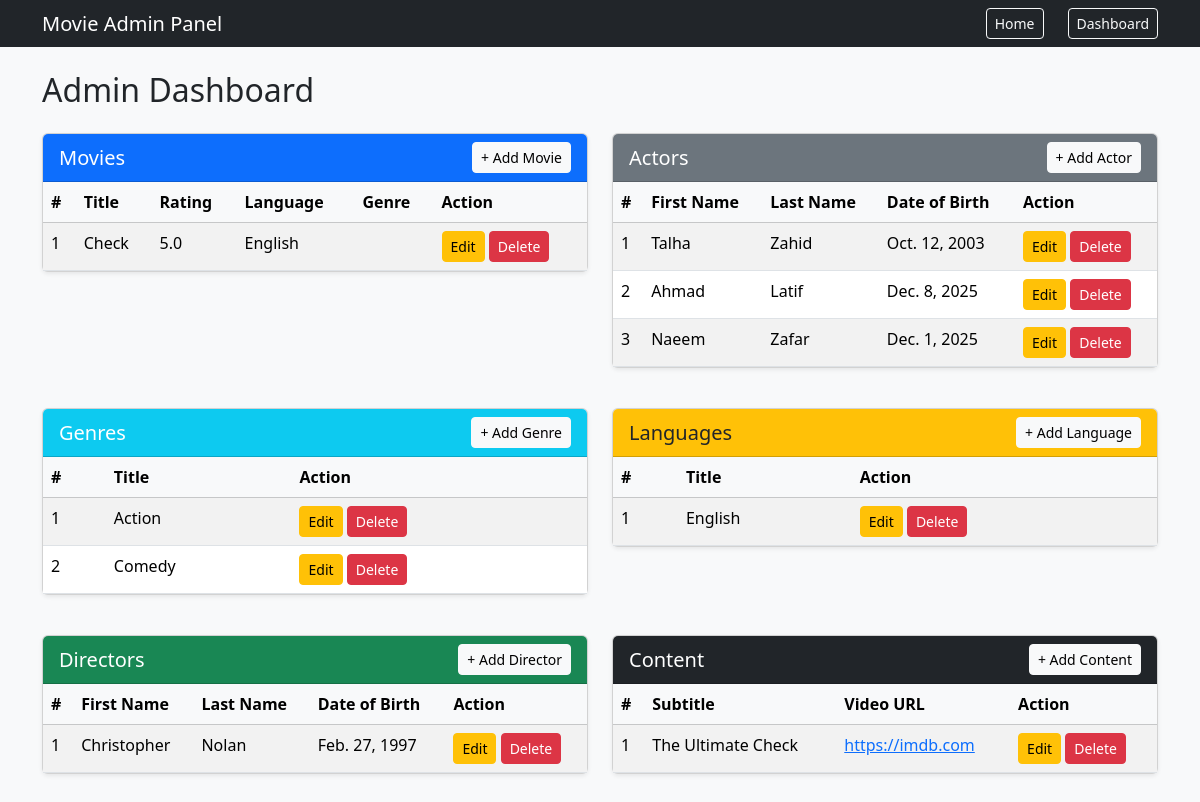
The page /dashboard/ (signed in) on the database its author committed.
### firstapp/models.py (models this page shows, shortened)
class Movie(models.Model):
    title = models.CharField(max_length=100)
    description = models.TextField()
    rating = models.FloatField()
    actors = models.ManyToManyField(Actor)
    language = models.ForeignKey(Language, on_delete=models.CASCADE)
    directors = models.ManyToManyField(Director)  # Changed from ForeignKey to ManyToManyField
    poster = models.ImageField(upload_to='posters/', null=True, blank=True)
    content = models.ForeignKey(Content, on_delete=models.CASCADE, null=True, blank=True)
    genres = models.ManyToManyField(Genre)  # Changed from ForeignKey to ManyToManyField
    release_date = models.DateField()

class Language(models.Model):
    title = models.CharField(max_length=30)

class Actor(models.Model):
    first_name = models.CharField(max_length=30)    #Char field for short text and TextField for long text(unlimited length)
    last_name = models.CharField(max_length=30)
    date_of_birth = models.DateField()

class Genre(models.Model):
    title = models.CharField(max_length=50)

class Director(models.Model):
    first_name = models.CharField(max_length=30)
    last_name = models.CharField(max_length=30)
    date_of_birth = models.DateField()

class Content(models.Model):
    subtitle = models.CharField(max_length=100)
    video_url = models.URLField()

### firstapp/views.py (the view)
# urls.py: path('dashboard/', views.dashboard, name='dashboard'),
@login_required(login_url='signin')
def dashboard(request):
    movies = Movie.objects.all()
    actors = Actor.objects.all()
    genres = Genre.objects.all()
    languages = Language.objects.all()
    directors = Director.objects.all()
    contents = Content.objects.all()
    context = {
        'movies': movies,
        'actors': actors,
        'genres': genres,
        'languages': languages,
        'directors': directors,
        'contents': contents,
    }
    return render(request, 'dashboard.html', context)

### firstapp/templates/dashboard.html (shortened to what this page needs)
{% extends "base.html" %}
{% block content %}
<h2 class="mb-4">Admin Dashboard</h2>
<div class="row mb-4">
    <div class="col-md-6 mb-3">
        <div class="card shadow-sm">
            <div class="card-header bg-primary text-white d-flex justify-content-between align-items-center">
                <h5 class="mb-0">Movies</h5>
                <a href="{% url 'movie_create' %}" class="btn btn-sm btn-light">+ Add Movie</a>
            </div>
            <div class="card-body p-0">
                <div class="table-responsive">
                    <table class="table table-striped mb-0">
                        <thead class="table-light">
                            <tr>
                                <th>#</th>
                                <th>Title</th>
                                <th>Rating</th>
                                <th>Language</th>
                                <th>Genre</th>
                                <th>Action</th>
                            </tr>
                        </thead>
                        <tbody>
                            {% for movie in movies %}
                            <tr>
                                <td>{{ forloop.counter }}</td>
                                <td>{{ movie.title }}</td>
                                <td>{{ movie.rating }}</td>
                                <td>{{ movie.language.title }}</td>
                                <td>{{ movie.genre.title }}</td>
                                <td>
                                    <a href="{% url 'movie_edit' movie.id %}" class="btn btn-sm btn-warning">Edit</a>
                                    <a href="{% url 'movie_delete' movie.id %}" class="btn btn-sm btn-danger"
                                       onclick="return confirm('Are you sure you want to delete this movie?');">
                                        Delete
                                    </a>
                                </td>
                            </tr>
                            {% empty %}
                            <tr>
                                <td colspan="6" class="text-center">No movies found.</td>
                            </tr>
                            {% endfor %}
                        </tbody>
                    </table>
                </div>
            </div>
        </div>
    </div>
    <div class="col-md-6 mb-3">
        <div class="card shadow-sm">
            <div class="card-header bg-secondary text-white d-flex justify-content-between align-items-center">
                <h5 class="mb-0">Actors</h5>
                <a href="{% url 'actor_create' %}" class="btn btn-sm btn-light">+ Add Actor</a>
            </div>
            <div class="card-body p-0">
                <div class="table-responsive">
                    <table class="table table-striped mb-0">
                        <thead class="table-light">
                            <tr>
                                <th>#</th>
                                <th>First Name</th>
                                <th>Last Name</th>
                                <th>Date of Birth</th>
                                <th>Action</th>
                            </tr>
                        </thead>
                        <tbody>
                            {% for actor in actors %}
                            <tr>
                                <td>{{ forloop.counter }}</td>
                                <td>{{ actor.first_name }}</td>
                                <td>{{ actor.last_name }}</td>
                                <td>{{ actor.date_of_birth }}</td>
                                <td>
                                    <a href="{% url 'actor_edit' actor.id %}" class="btn btn-sm btn-warning">Edit</a>
                                    <a href="{% url 'actor_delete' actor.id %}" class="btn btn-sm btn-danger"
                                       onclick="return confirm('Delete this actor?');">
                                        Delete
                                    </a>
                                </td>
                            </tr>
                            {% empty %}
                            <tr>
                                <td colspan="5" class="text-center">No actors found.</td>
                            </tr>
                            {% endfor %}
                        </tbody>
                    </table>
                </div>
            </div>
        </div>
    </div>
</div>
<div class="row mb-4">
    <div class="col-md-6 mb-3">
        <div class="card shadow-sm">
            <div class="card-header bg-info text-white d-flex justify-content-between align-items-center">
                <h5 class="mb-0">Genres</h5>
                <a href="{% url 'genre_create' %}" class="btn btn-sm btn-light">+ Add Genre</a>
            </div>
            <div class="card-body p-0">
                <div class="table-responsive">
                    <table class="table table-striped mb-0">
                        <thead class="table-light">
                            <tr>
                                <th>#</th>
                                <th>Title</th>
                                <th>Action</th>
                            </tr>
                        </thead>
                        <tbody>
                            {% for genre in genres %}
                            <tr>
                                <td>{{ forloop.counter }}</td>
                                <td>{{ genre.title }}</td>
                                <td>
                                    <a href="{% url 'genre_edit' genre.id %}" class="btn btn-sm btn-warning">Edit</a>
                                    <a href="{% url 'genre_delete' genre.id %}" class="btn btn-sm btn-danger"
                                       onclick="return confirm('Delete this genre?');">
                                        Delete
                                    </a>
                                </td>
                            </tr>
                            {% empty %}
                            <tr>
                                <td colspan="3" class="text-center">No genres found.</td>
                            </tr>
                            {% endfor %}
                        </tbody>
                    </table>
                </div>
            </div>
        </div>
    </div>
    <div class="col-md-6 mb-3">
        <div class="card shadow-sm">
            <div class="card-header bg-warning text-dark d-flex justify-content-between align-items-center">
                <h5 class="mb-0">Languages</h5>
                <a href="{% url 'language_create' %}" class="btn btn-sm btn-light">+ Add Language</a>
            </div>
            <div class="card-body p-0">
                <div class="table-responsive">
                    <table class="table table-striped mb-0">
                        <thead class="table-light">
                            <tr>
                                <th>#</th>
                                <th>Title</th>
                                <th>Action</th>
                            </tr>
                        </thead>
                        <tbody>
                            {% for language in languages %}
                            <tr>
                                <td>{{ forloop.counter }}</td>
                                <td>{{ language.title }}</td>
                                <td>
                                    <a href="{% url 'language_edit' language.id %}" class="btn btn-sm btn-warning">Edit</a>
                                    <a href="{% url 'language_delete' language.id %}" class="btn btn-sm btn-danger"
                                       onclick="return confirm('Delete this language?');">
                                        Delete
                                    </a>
                                </td>
                            </tr>
                            {% empty %}
                            <tr>
                                <td colspan="3" class="text-center">No languages found.</td>
                            </tr>
                            {% endfor %}
                        </tbody>
                    </table>
                </div>
            </div>
        </div>
    </div>
</div>
<div class="row mb-4">
    <div class="col-md-6 mb-3">
        <div class="card shadow-sm">
            <div class="card-header bg-success text-white d-flex justify-content-between align-items-center">
                <h5 class="mb-0">Directors</h5>
                <a href="{% url 'director_create' %}" class="btn btn-sm btn-light">+ Add Director</a>
            </div>
            <div class="card-body p-0">
                <div class="table-responsive">
                    <table class="table table-striped mb-0">
                        <thead class="table-light">
                            <tr>
                                <th>#</th>
                                <th>First Name</th>
                                <th>Last Name</th>
                                <th>Date of Birth</th>
                                <th>Action</th>
                            </tr>
                        </thead>
                        <tbody>
                            {% for director in directors %}
                            <tr>
                                <td>{{ forloop.counter }}</td>
                                <td>{{ director.first_name }}</td>
                                <td>{{ director.last_name }}</td>
                                <td>{{ director.date_of_birth }}</td>
                                <td>
                                    <a href="{% url 'director_edit' director.id %}" class="btn btn-sm btn-warning">Edit</a>
                                    <a href="{% url 'director_delete' director.id %}" class="btn btn-sm btn-danger"
                                       onclick="return confirm('Delete this director?');">
                                        Delete
                                    </a>
                                </td>
                            </tr>
                            {% empty %}
                            <tr>
                                <td colspan="5" class="text-center">No directors found.</td>
                            </tr>
                            {% endfor %}
                        </tbody>
                    </table>
                </div>
            </div>
        </div>
    </div>
    <div class="col-md-6 mb-3">
        <div class="card shadow-sm">
            <div class="card-header bg-dark text-white d-flex justify-content-between align-items-center">
                <h5 class="mb-0">Content</h5>
                <a href="{% url 'content_create' %}" class="btn btn-sm btn-light">+ Add Content</a>
            </div>
            <div class="card-body p-0">
                <div class="table-responsive">
                    <table class="table table-striped mb-0">
                        <thead class="table-light">
                            <tr>
                                <th>#</th>
                                <th>Subtitle</th>
                                <th>Video URL</th>
                                <th>Action</th>
                            </tr>
                        </thead>
                        <tbody>
                            {% for c in contents %}
                            <tr>
                                <td>{{ forloop.counter }}</td>
                                <td>{{ c.subtitle }}</td>
                                <td>
                                    <a href="{{ c.video_url }}" target="_blank">
                                        {{ c.video_url|truncatechars:30 }}
                                    </a>
                                </td>
                                <td>
                                    <a href="{% url 'content_edit' c.id %}" class="btn btn-sm btn-warning">Edit</a>
                                    <a href="{% url 'content_delete' c.id %}" class="btn btn-sm btn-danger"
                                       onclick="return confirm('Delete this content?');">
                                        Delete
                                    </a>
                                </td>
                            </tr>
                            {% empty %}
                            <tr>
                                <td colspan="4" class="text-center">No content found.</td>
                            </tr>
                            {% endfor %}
                        </tbody>
                    </table>
                </div>
            </div>
        </div>
    </div>
</div>
{% endblock %}

### rows shown on the page
Movie: title "Check", rating "5.0", language "English"
Actor: first_name "Talha", last_name "Zahid", date_of_birth "Oct. 12, 2003"
Actor: first_name "Ahmad", last_name "Latif", date_of_birth "Dec. 8, 2025"
Actor: first_name "Naeem", last_name "Zafar", date_of_birth "Dec. 1, 2025"
Genre: title "Action"
Genre: title "Comedy"
Language: title "English"
Director: first_name "Christopher", last_name "Nolan", date_of_birth "Feb. 27, 1997"
Content: subtitle "The Ultimate Check", video_url "https://imdb.com"
